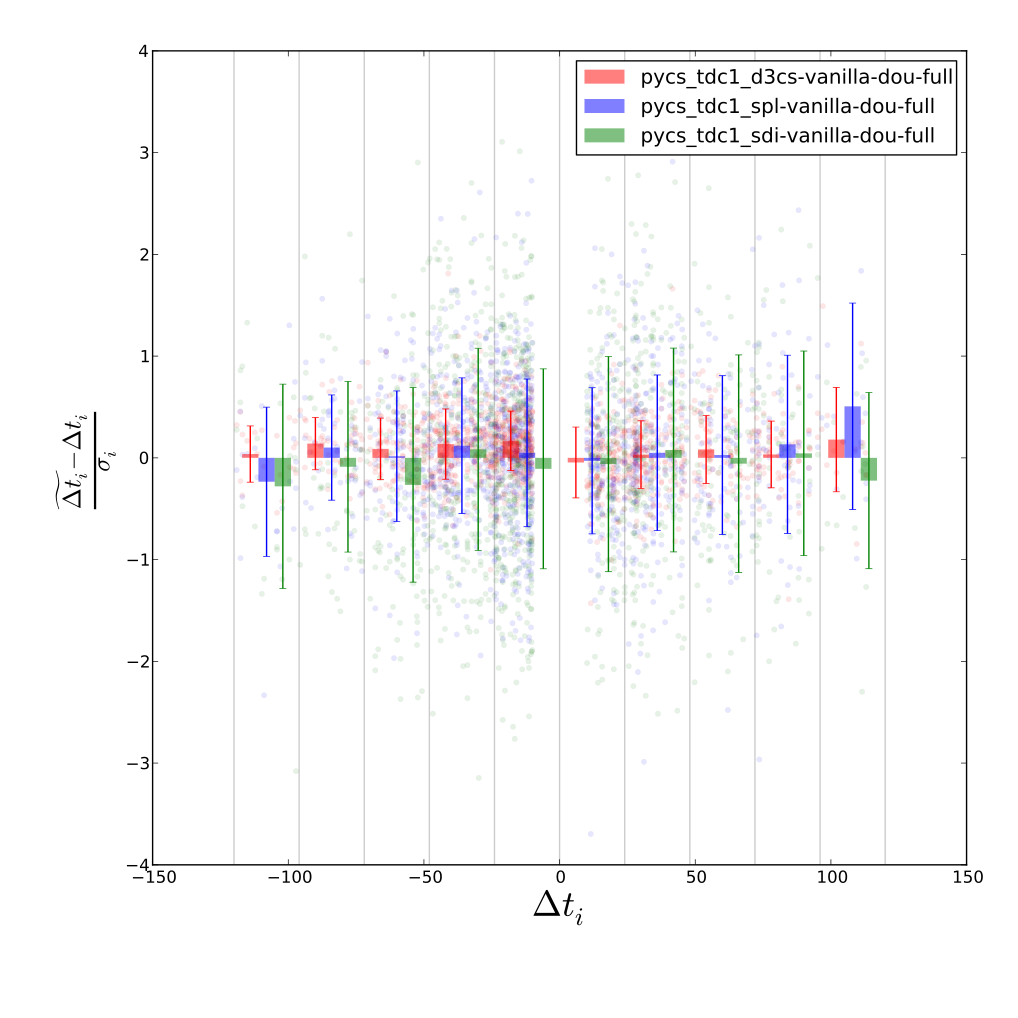

Recreate this plot in Python.
import pycs
import numpy as np
import matplotlib.pyplot as plt
from scipy.stats import norm



db = pycs.gen.util.readpickle("../db.pkl").values()
db = [item for item in db if item["in_tdc1"] == 1] # No need for the other ones
db = [item for item in db if abs(item["truetd"]) > 10.0]


#db = [item for item in db if item["rung"] == 0]


colors = ["red", "blue", "green"]


nbins = 10
binlims = np.linspace(-120, 120, nbins + 1)
bincenters = 0.5*(binlims[1:] + binlims[:-1])



def subplot(db, subname, subi):
	
	seldb = [item for item in db if subname + "_td" in item] # We keep only the entries that have this submission
	print subname, len(seldb), len(seldb)/1024.0

	truetds = np.array([item["truetd"] for item in seldb])
	abstruetds = np.fabs(truetds)
	subtds = np.array([item[subname + "_td"] for item in seldb])
	subtderrs = np.array([item[subname + "_tderr"] for item in seldb])
	
	subtdoffs = subtds - truetds
	
	chi2terms = subtdoffs/subtderrs
	chi2 = np.sum(chi2terms**2) / len(seldb) 

	aterms = subtdoffs/truetds
	aabsterms = subtdoffs/np.fabs(truetds)
	
	pterms = subtderrs / np.fabs(truetds)
	
	#print "a", np.mean(aterms)
	#print "a_abs", np.mean(aabsterms)
	
	digitized = np.digitize(truetds, binlims)
	binvals = [chi2terms[digitized == bini] for bini in range(1, len(binlims))]
	binstds = map(np.std, binvals)
	binmedians = map(np.median, binvals)
	binmeans = map(np.mean, binvals)

	plotwidth = (binlims[1] - binlims[0])/4			
	offset = (-1 + subi) * plotwidth - 0.5*plotwidth
	
				
	#plt.bar(binlims[:-1] + offset + subi*plotwidth, binmeans, yerr=binstds,
	plt.bar(bincenters + offset, binmeans, yerr=binstds,
		width=plotwidth, color=colors[subi], ecolor=colors[subi],
		error_kw={"capsize":2.5, "capthick":0.5, "markeredgewidth":0.5},
		edgecolor=colors[subi], alpha = 0.5, linewidth=0, label="%s" % (subname))
						
	
	plt.plot(truetds, chi2terms, "o", color=colors[subi], markeredgecolor="none", markeredgewidth=0, markersize=4, alpha=0.1, zorder=-10)
	
	#bla = plt.hist(aterms, log=True, bins=40, range=(-range, range), histtype="step", color=colors[subi], label="%s: $A$ = %.5f" % (subname, a))
	#plt.axvline(a, color = colors[subi], lw=1, ls="--")
	
	#plt.hist(submtdreloffs, bins=75, range=(-range, range), normed=True, histtype="step", label="%s: $\\chi^2$ = %.3f" % (subname, chi2))


fig = plt.figure(figsize=(10, 10))
fig.subplots_adjust(bottom=0.15, top=0.95, left=0.15, right=0.95)

subnames = ["pycs_tdc1_d3cs-vanilla-dou-full", "pycs_tdc1_spl-vanilla-dou-full", "pycs_tdc1_sdi-vanilla-dou-full"]


for subi, subname in enumerate(subnames):
	subplot(db, subname, subi)

for lim in binlims:
	plt.axvline(lim, color="black", alpha=0.2, zorder = -30)

#exit()
#x = np.linspace(-range, range, 1000)
#plt.plot(x, norm.pdf(x, 0.0, 1.0), color="black", label="Standard normal distribution")

#plt.title("All rungs")
plt.xlabel(r"$\Delta t_i$", fontsize=26)
plt.ylabel(r"$\frac{\widetilde{\Delta t_i} - \Delta t_i}{\sigma_i}$", fontsize=26)


#plt.xlim(-range, range)
plt.ylim(-4, 4)
plt.legend()
plt.show()
#plt.savefig("test.pdf")
